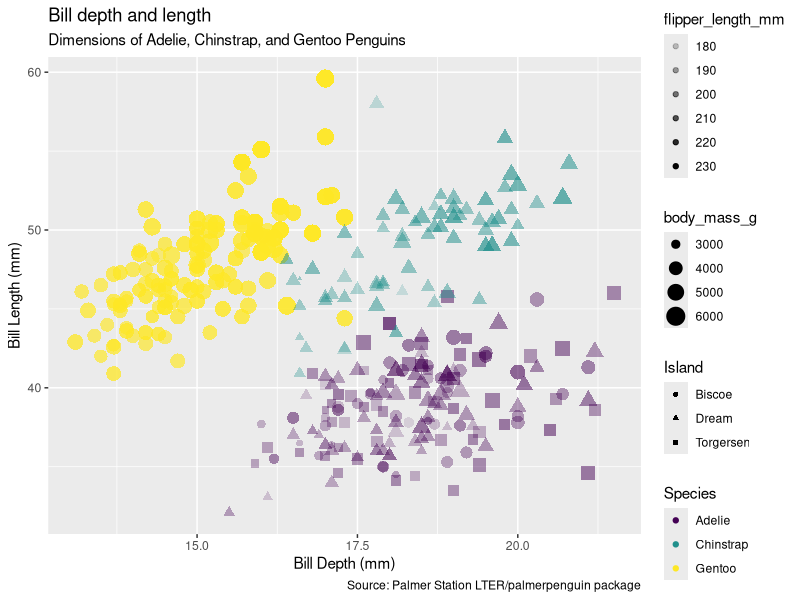
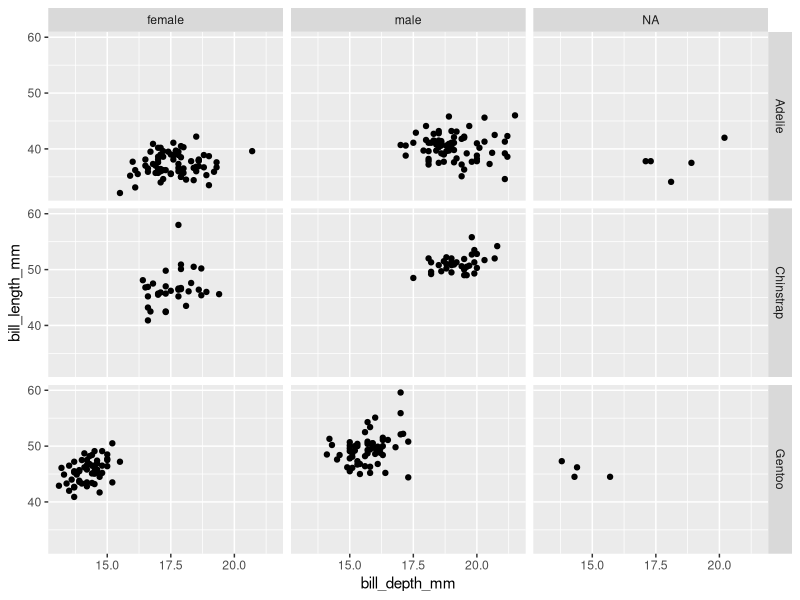
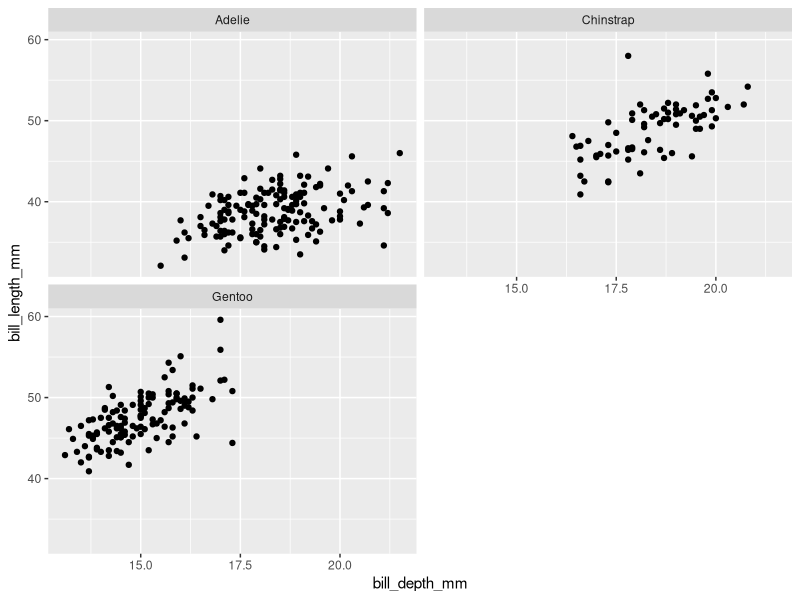
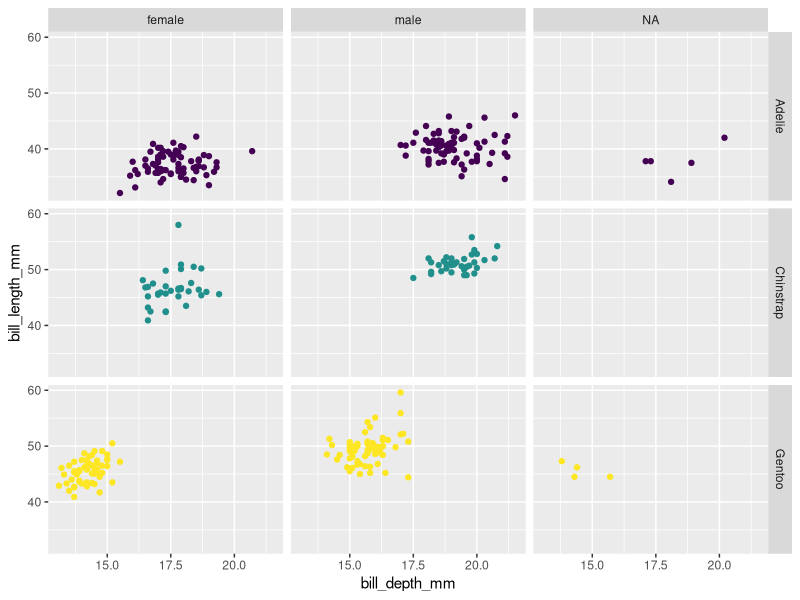

Here is the R script that generated these plots, in order:
# Week_03script - ggplot visualization
# 
# Created by Jonathan Huang
# 
# Created 2023_02_07


#gg = grammer of graphics
#dataset, mapping ( what we are mapping), aes = aesthetics
#ggplot layers visuals, first line = first layer
#geom_XXX = geometry of how we want points to be visualized


#####----------load libraries----------########
library(palmerpenguins)
library(tidyverse)
#####----------list of functions----------########

#####------------load data---------########
#data set from palmerpenguins = penguins
glimpse(penguins)
view(penguins)

#####------------Data Analysis---------########

#graph bill length vs width by species
ggplot(data = penguins,
       mapping = aes(x = bill_depth_mm,    #specify x of data
                     y = bill_length_mm,   #specify y of data, note the "+" to add a layer
                     color = species,       #specify differentiaito of color by speciea
                     shape = island,       #shapes of data point differentiated by island
                     size = body_mass_g,   # change the size of points by scale of body mass
                     alpha = flipper_length_mm)) +   #change transparancy based on flipper length
  geom_point() +  #geometry as points, anything that goes into function = SETTING
                  #Anything going into this geom_() function NOT based on data, need a constant
  labs(title = "Bill depth and length",  #title label in exact words in ""
       subtitle = "Dimensions of Adelie, Chinstrap, and Gentoo Penguins", #Add subtitle 
       x = "Bill Depth (mm)",  #edit x axis label
       y = "Bill Length (mm)", #edit y axis label
       color = "Species",   #edit legend title
       shape = "Island",    #edit shape title
       caption = "Source: Palmer Station LTER/palmerpenguin package") + #add caption 
  scale_colour_viridis_d() #change color scale to verdis palate and a discrete palate (for discrete factors)

# NOTE:Asethetics deals with data in data frame
#mapping is determine size, shape, alpha of point based on values in a data
# setting = determine size, shape, alpha of point NOT based on data (i.e. a set constant - 0.2)
  #goes into geom_XXX() 

#------Faceting
#visualize by turning into subplots that displays diff subsets of data

ggplot(penguins,
      aes( x = bill_depth_mm,
       y = bill_length_mm)) +
  geom_point() +
facet_grid(species ~ sex) #row as function of column, always a square


ggplot(penguins,
       aes( x = bill_depth_mm,
            y = bill_length_mm)) +
  geom_point() +
  facet_wrap(~species, ncol = 2) #wrap in column, axis identical across all plots and have only 2 column


#combine facet w/ color
ggplot(penguins,
       aes( x = bill_depth_mm,
            y = bill_length_mm,
            color = species)) +
  geom_point() +
  scale_colour_viridis_d()+
  facet_grid(species~sex) +
  guides(color = FALSE)      #remove color legned since no longer needed after faceting

#for inspiration on ggplot types: https://r-graph-gallery.com/
